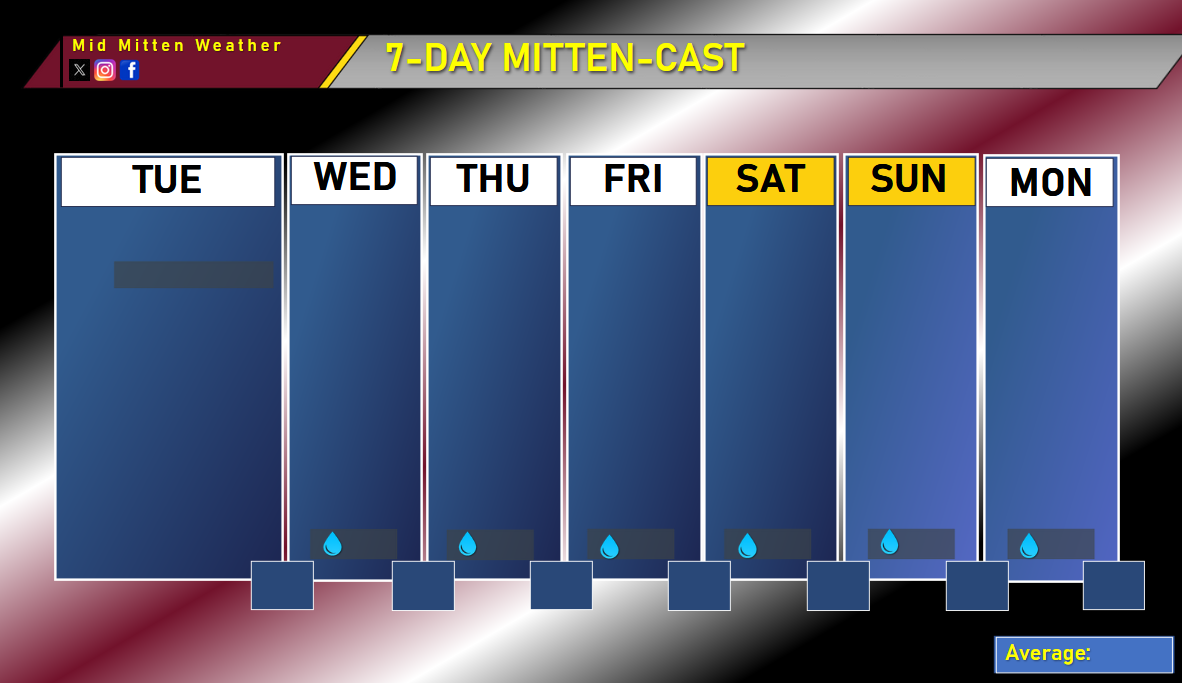
#> input picture school/assets/blank_7dayGOODONE.png, 1182 x 683 px
$ python forecast_template.py
#> lines starting #> are read from the running program, lines starting #| are printed output that depends on the picture; pictures that were not available may be replaced by others from this repository, and a replacement may not be noted
import pandas as pd
from PIL import Image, ImageDraw, ImageFont, ImageFilter
import os
#config
CSV_FILE = 'test2.csv'
BACKGROUND_IMAGE = 'assets/blank_7dayGOODONE.png' # User needs to provide this file
ICONS_FOLDER = 'assets/icons/'
OUTPUT_FILE = '7day_forecast.png'
FIRST_ICON_SIZE = (170,170)
ICON_SIZE = (128, 128) # Resize icons to a consistent size
FONT_PATH = "assets/BAHNSCHRIFT.TTF"
FONT_SEMIBOLD = "SemiBold"
FONT_BOLD = "Bold"
MAX_DESC_WIDTH = 120

#fonts
def create_font(path, size, style_name=None):
    """
    Loads a font, sets its style variation, and returns the font object.
    """
    try:
        font = ImageFont.truetype(path, size)
        if style_name:
            font.set_variation_by_name(style_name)
        return font
    except (IOError, OSError):
        print(f"❌ Error: Could not load font from {path}")
    except ValueError:
        print(f"❌ Error: Style '{style_name}' not found in {path}")
    # Return a default font if loading fails
    return ImageFont.load_default()

#special day1 fonts
FONT_DAY1 = create_font(FONT_PATH, 32, FONT_SEMIBOLD)
FONT_HIGHTEMP1 = create_font(FONT_PATH, 54, FONT_BOLD)
FONT_LOWTEMP1 = create_font(FONT_PATH, 30, FONT_BOLD) #POPS AND TESMP BOLD FONT
FONT_WIND1 = create_font(FONT_PATH, 17, FONT_SEMIBOLD)
FONT_DESC1 = create_font(FONT_PATH, 24, FONT_SEMIBOLD)
FONT_AVG1 = create_font(FONT_PATH, 21, "Bold SemiCondensed")
FONT_POP1 = create_font(FONT_PATH, 20, FONT_BOLD)
#normal fonts
FONT_DAY = create_font(FONT_PATH, 32, FONT_SEMIBOLD)
FONT_HIGHTEMP = create_font(FONT_PATH, 54, FONT_BOLD)
FONT_LOWTEMP = create_font(FONT_PATH, 30, FONT_BOLD) #POPS AND TESMP BOLD FONT
FONT_DESC = create_font(FONT_PATH, 20, FONT_SEMIBOLD)
FONT_MMWX = create_font(FONT_PATH, 16, FONT_SEMIBOLD)
FONT_POP = create_font(FONT_PATH, 22, FONT_BOLD)

centered_text_x = 355 #desc and high temp, add to this for other days
low_x = 424
pop_x = 370
COORDINATES_D1 = [       # first day
    # Day 1 (e.g., Monday)
    {"icon": (75, 190), "desc": (170,375), "high_temp": (170, 460), "low_temp": (283, 585), "pop": (250, 275), "wind" : (170, 545), "avg": (1128,655)},
]
COORDINATES = [ #other da,ys
    {"icon": (290, 200), "desc": (centered_text_x,375), "high_temp": (centered_text_x,  460), "low_temp": (low_x, 585), "pop": (pop_x, 544)},
    {"icon": (425, 200), "desc": (centered_text_x + 138, 375), "high_temp": (centered_text_x + 138, 460), "low_temp": (low_x + 138, 585), "pop": (pop_x + 138, 544)},
    {"icon": (566, 200), "desc": (centered_text_x + 139*2, 375), "high_temp": (centered_text_x + 139*2, 460), "low_temp": (low_x + 277, 585), "pop": (pop_x + 277, 544)},
    {"icon": (709, 200), "desc": (centered_text_x + 139*3, 375), "high_temp": (centered_text_x + 139*3, 460), "low_temp": (low_x + 415, 585), "pop": (pop_x + 415, 544)},
    {"icon": (846, 200), "desc": (centered_text_x + 139*4, 375), "high_temp": (centered_text_x + 139*4, 460), "low_temp": (low_x + 554, 585), "pop": (pop_x + 554, 544)},
    {"icon": (985, 200), "desc": (centered_text_x + 696, 375), "high_temp": (centered_text_x + 696, 460), "low_temp": (low_x + 690, 585), "pop": (pop_x + 696, 544)}
]

def add_drop_shadow(image, offset=(5, 3), shadow_color=(0, 0, 0), blur_radius=3):
    """
    Adds a drop shadow to a PIL image.
    """
    # Create a shadow image in the specified color
    shadow = Image.new('RGBA', image.size, shadow_color)

    # Create a mask from the original image's alpha channel
    mask = image.split()[3]

    # Paste the shadow using the alpha mask, offsetting it
    shadow_with_offset = Image.new('RGBA', (
        image.width + abs(offset[0]),
        image.height + abs(offset[1])
    ))
    shadow_with_offset.paste(shadow, offset, mask)

    # Blur the shadow
    blurred_shadow = shadow_with_offset.filter(ImageFilter.GaussianBlur(blur_radius))

    # Paste the original image on top of the blurred shadow
    final_image = Image.new('RGBA', blurred_shadow.size)
    final_image.paste(image, (0, 0))
    final_image = Image.alpha_composite(blurred_shadow, final_image)

    return final_image

def create_weather_graphic():
    """
    Generates a 7-day weather graphic by overlaying data from a CSV onto a background image.
    """
    try:
        df = pd.read_csv(CSV_FILE, index_col=0)
#> (reads school/test2.csv from the repository)
        df = df.T
        df.columns = df.columns.str.strip()
        df.reset_index(drop=True, inplace=True)
        base_image = Image.open(BACKGROUND_IMAGE).convert("RGBA")
#> base_image is the input picture: PIL image 1182x683 RGBA; mean R, G, B, A 90.4, 96.7, 120.5, 255
    except FileNotFoundError as e:
        print(f"Error: Could not find a required file. {e}")
        return

    draw = ImageDraw.Draw(base_image)
    draw.text((200,70),"@midmittenwx", font= FONT_MMWX, fill = 'yellow', anchor='mm') #draws on the account name bc i didnt ss it lol
    if not df.empty:
        day1_data = df.iloc[0] # Get the first row of data

        # Get data and prepare text
        desc1 = day1_data['DESC']
        high1 = f"{day1_data['HIGHTEMP']}"
        low1 = day1_data['LOWTEMP']
        pop1 = f"{day1_data['POP']}%"
        wind1 = day1_data['WIND']
        avg1 = day1_data['AVG']
        coords1 = COORDINATES_D1[0]
        #test text fit
        wrapped_lines = []
        words = desc1.split()

        if words:
            current_line = words[0]
            for word in words[1:]:
                # Check width of the line with the new word added
                bbox = draw.textbbox((0, 0), f"{current_line} {word}", font=FONT_DESC)
                if bbox[2] - bbox[0] <= MAX_DESC_WIDTH + 20: #first box a little wider
                    # Word fits, add it to the current line
                    current_line += f" {word}"
                else:
                    # Word doesn't fit, finalize the current line and start a new one
                    wrapped_lines.append(current_line)
                    current_line = word
#> this loop made 1 pass
#> bbox on pass 1: (0, 2, 108, 21)
#> after the loop, wrapped_lines = []
            wrapped_lines.append(current_line) # Add the last line

        final_description = "\n".join(wrapped_lines)

        # Draw all text for Day 1
        draw.text(coords1['desc'], final_description, font=FONT_DESC1, fill='white', anchor='mm', align='center')
        draw.text(coords1['high_temp'], high1, font=FONT_HIGHTEMP1, fill="yellow", anchor="mm")
        draw.text(coords1['low_temp'], low1, font=FONT_LOWTEMP1, fill="yellow", anchor="mm")
        draw.text(coords1['pop'], pop1, font=FONT_POP1, fill="yellow", anchor="mm")
        draw.text(coords1['wind'], wind1, font=FONT_WIND1, fill='white', anchor='mm')
        draw.text(coords1['avg'], avg1, font= FONT_AVG1, fill='yellow', anchor='mm')

        # Draw icon for Day 1
        icon_path1 = os.path.join(ICONS_FOLDER, f"{day1_data['ICON'].strip()}.png")
        try:
            icon1 = Image.open(icon_path1).convert("RGBA").resize(FIRST_ICON_SIZE, Image.Resampling.LANCZOS)
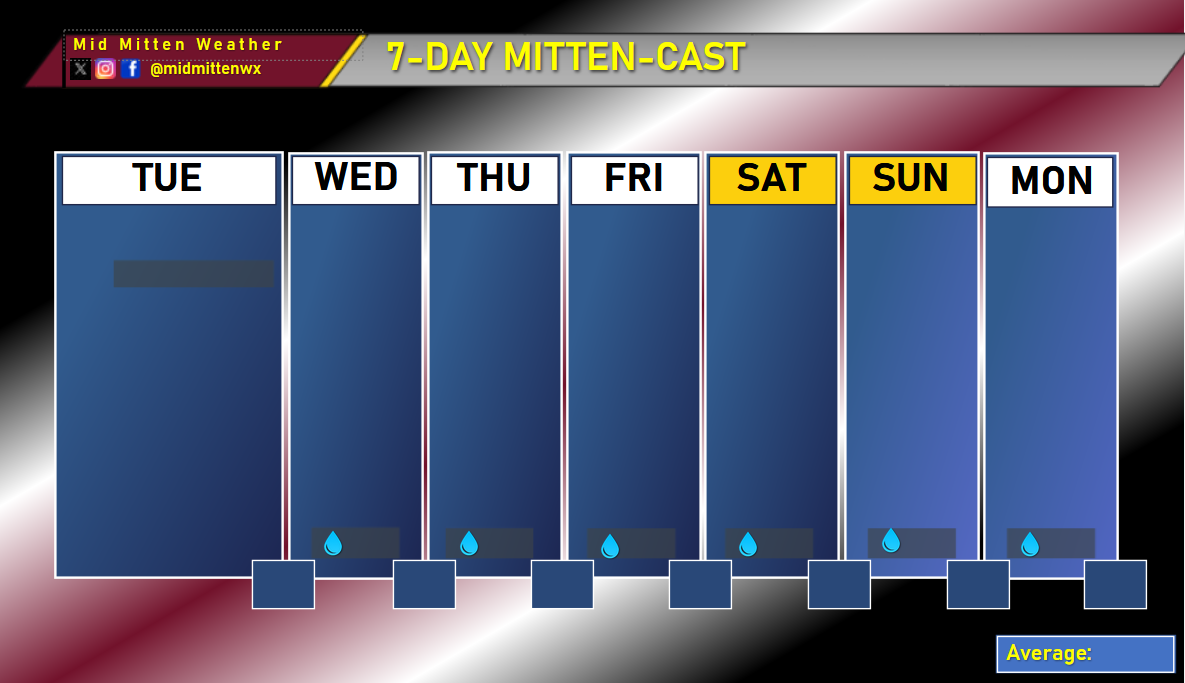
#> input picture school/assets/blank_7day.png, 1185 x 683 px, given in place of sun.png, which was not available
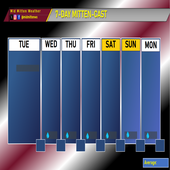
#> icon1: PIL image 170x170 RGBA; mean R, G, B, A 90.7, 96.9, 120.4, 255
            icon_with_shadow = add_drop_shadow(icon1)
#> in add_drop_shadow, `mask = image.split()[3]`: mask: PIL image 170x170 L; every value is 255
#> in add_drop_shadow, `shadow_with_offset = Image.new('RGBA', ( image.width + abs(offset[0]),..`: shadow_with_offset: PIL image 175x173 RGBA; every value is 0
#> in add_drop_shadow, `shadow_with_offset.paste(shadow, offset, mask)`:
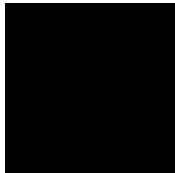
#> shadow_with_offset: PIL image 175x173 RGBA; mean R, G, B, A 0, 0, 0, 243.4; transparent parts drawn white

            # Paste the new image with the shadow
            base_image.paste(icon_with_shadow, coords1['icon'], icon_with_shadow)
        except FileNotFoundError:
            print(f"Warning: Icon for Day 1 not found.")

    # 2. Loop through each day in the CSV (up to 7 days)
    for index, row in df.iloc[1:7].iterrows():
        loop_index = index -1
        if loop_index >= len(COORDINATES):
            print(f"Warning: More than {len(COORDINATES)} days in CSV, skipping extra rows.")
            break

        # Get data for the current day
        #day_of_week = row['DAY']
        description = row['DESC']
        high_temp = row['HIGHTEMP']
        low_temp = row['LOWTEMP']
        pop = row['POP']
        icon = row['ICON']
        #wind = row['WIND']

        icon_name = icon.strip()
        icon_filename = f"{icon_name}.png"
        icon_path = os.path.join(ICONS_FOLDER, icon_filename)
        # Prepare text strings
        high_temp_text = f"{high_temp}"
        low_temp_text = low_temp
        pop_text = f"{pop}%"

        # Get coordinates for the current day
        coords = COORDINATES[loop_index]

        try:
            icon = Image.open(icon_path).convert("RGBA")
            if icon.size != ICON_SIZE:
                icon = icon.resize(ICON_SIZE, Image.Resampling.LANCZOS)
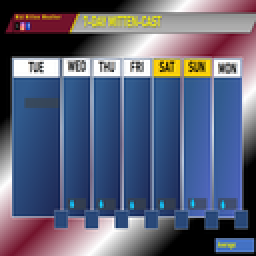
#> icon: PIL image 128x128 RGBA (shown 2 times larger); mean R, G, B, A 90.3, 96.7, 120.5, 255

            icon_with_shadow = add_drop_shadow(icon)
#> call 2 of add_drop_shadow, with offset = (5, 3), shadow_color = (0, 0, 0), blur_radius = 3
#> in add_drop_shadow (call 2), `mask = image.split()[3]`: mask: PIL image 128x128 L; every value is 255
#> in add_drop_shadow (call 2), `shadow_with_offset = Image.new('RGBA', ( image.width + abs(offset[0]),..`: shadow_with_offset: PIL image 133x131 RGBA; every value is 0
#> in add_drop_shadow (call 2), `blurred_shadow = shadow_with_offset.filter(ImageFilter.GaussianBlur(bl..`:
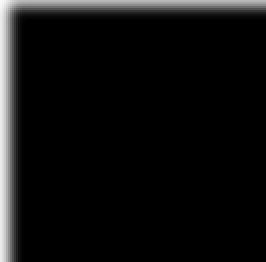
#> blurred_shadow: PIL image 133x131 RGBA (shown 2 times larger); mean R, G, B, A 0, 0, 0, 239.5; transparent parts drawn white
#> in add_drop_shadow (call 2), `final_image = Image.alpha_composite(blurred_shadow, final_image)`:
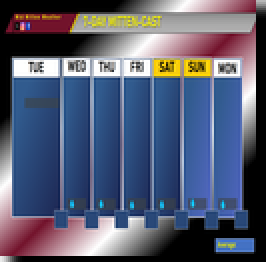
#> final_image: PIL image 133x131 RGBA (shown 2 times larger); mean R, G, B, A 85, 90.9, 113.4, 254.6; transparent parts drawn white

            # Paste the new image with the shadow
            base_image.paste(icon_with_shadow, coords['icon'], icon_with_shadow)


        except FileNotFoundError:
            print(f"Warning: Icon '{icon_filename}' not found for description '{description}'.")

        #test text fit
        wrapped_lines = []
        words = description.split()

        if words:
            current_line = words[0]
            for word in words[1:]:
                # Check width of the line with the new word added
                bbox = draw.textbbox((0, 0), f"{current_line} {word}", font=FONT_DESC)
                if bbox[2] - bbox[0] <= MAX_DESC_WIDTH:
                    # Word fits, add it to the current line
                    current_line += f" {word}"
                else:
                    # Word doesn't fit, finalize the current line and start a new one
                    wrapped_lines.append(current_line)
                    current_line = word
#> this loop made 3 passes
#> bbox on passes 1 to 3: (0, 2, 121, 21), (0, 2, 109, 16), (0, 2, 192, 16)
#> after the loop, wrapped_lines = ['Slight', 'Chance Rain']
            wrapped_lines.append(current_line) # Add the last line

        final_description = "\n".join(wrapped_lines)

        # Anchor 'ms' means middle-start, aligning text from its center point horizontally

        draw.text(coords['desc'], final_description, font = FONT_DESC, fill = 'white', align = 'center', anchor = 'mm')
        draw.text(coords['high_temp'], high_temp_text, font=FONT_HIGHTEMP, fill="yellow", anchor="mm")
        draw.text(coords['low_temp'], low_temp_text, font=FONT_LOWTEMP, fill="yellow", anchor="mm")
        draw.text(coords['pop'], pop_text, font=FONT_POP, fill="yellow", anchor="mm")
        #draw.text(coords['wind'], wind, font = FONT_WIND, fill = 'white', anchor = 'mm')


    # 5. Save the final image
    base_image.save(OUTPUT_FILE)
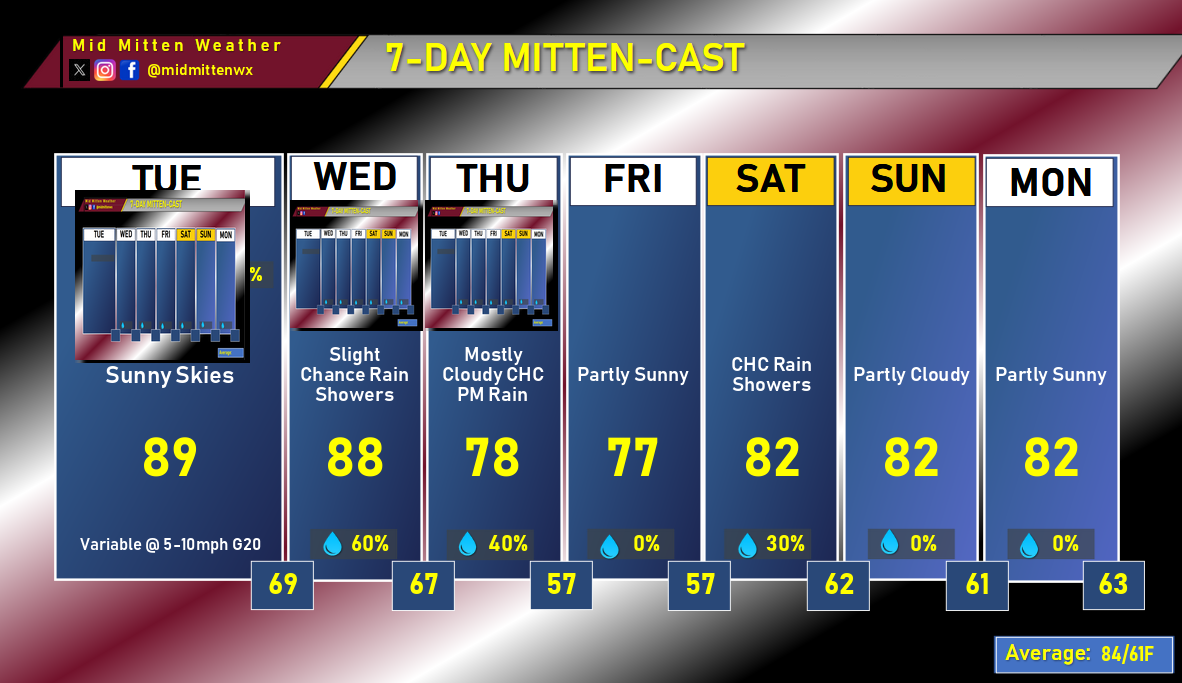
#> saved as 7day_forecast.png: PIL image 1182x683 RGBA; mean R, G, B, A 97.3, 101, 118, 255; transparent parts drawn white
    print(f"Successfully created  graphic: {OUTPUT_FILE}")

if __name__ == "__main__":
    create_weather_graphic()
